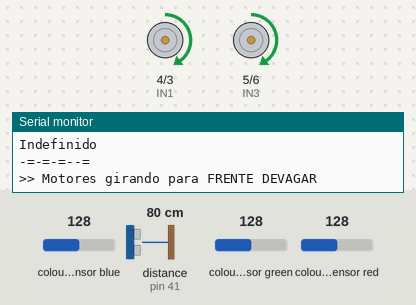
The sketch below on a simulated Arduino Mega 2560, built with avr-gcc and run on an emulated ATmega2560. On the bench: motor-driver pin pairs drawn as motors (green arrow = first pin HIGH = forward, orange = second pin HIGH = backward, longer = more drive, scaled by the enable pin), the last lines printed to the serial monitor. Wiring (inferred from the names in the program): ultrasonic range finder: trigger pin 39; echo pin 41; 2 × TCS3200 colour sensor: output pin 27, S2 pin 25, S3 pin 24, S0 pin 23, S1 pin 22 / output pin 49, S2 pin 53, S3 pin 52, S0 pin 51, S1 pin 50. Inputs (shaded band) come from the test bench; at power-on: distance to the obstacle (sensor on pin 41) 80 cm, colour sensor blue 128, colour sensor green 128, colour sensor red 128. The echo pulse lasts 58.3 µs per cm.

Above: at 1.2 s.
1.3 s: distance to the obstacle (sensor on pin 41) set to 18 cm
3.4 s: distance to the obstacle (sensor on pin 41) set to 14 cm
At 7.6 s:
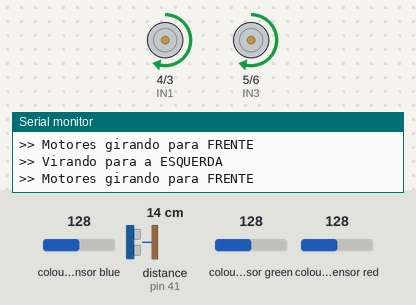
At 12.4 s:
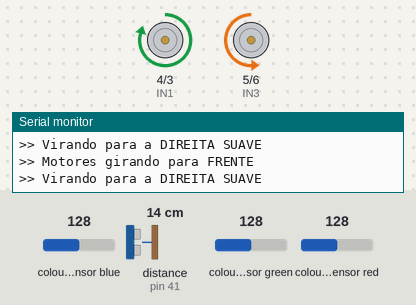
Timing chart, 0 to 16.0 s (numbered marks = the images above; inputs shaded):
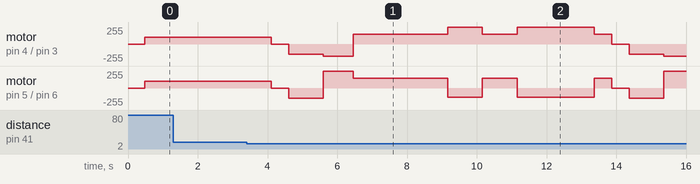

The sketch:

TentativaSGLcompacto.ino
```cpp
// === SENSOR DE COR ESQUERDO (TCS3200) ===
#define S0 23  // Controle de escala de frequência
#define S1 22
#define S2 25  // Seleção de filtro de cor
#define S3 24
#define OUT 27 // Saída do sensor

// === SENSOR DE COR DIREITO (TCS3200) ===
#define S00 51
#define S11 50
#define S22 53
#define S33 52
#define OUTT 49

// === MOTORES COM PONTE H (L298N) ===
// PWM motor esquerdo
#define ENA 2
#define IN1 4
#define IN2 3

// PWM motor direito
#define ENB 7
#define IN3 5
#define IN4 6

// Sensor ultrassonico:
#define echo 41
#define trig 39

// Variáveis globais para armazenar cores e distancia
String corE;
String corD;
int distancia;


void setup() {
  Serial.begin(9600);

  //Pinos do sensor ultrassonico
  pinMode(trig, OUTPUT);
  pinMode(echo, INPUT);

  // Pinos do sensor esquerdo
  pinMode(S0, OUTPUT);
  pinMode(S1, OUTPUT);
  pinMode(S2, OUTPUT);
  pinMode(S3, OUTPUT);
  pinMode(OUT, INPUT);

  // Pinos do sensor direito
  pinMode(S00, OUTPUT);
  pinMode(S11, OUTPUT);
  pinMode(S22, OUTPUT);
  pinMode(S33, OUTPUT);
  pinMode(OUTT, INPUT);

  // Pinos dos motores
  pinMode(ENA, OUTPUT);
  pinMode(IN1, OUTPUT);
  pinMode(IN2, OUTPUT);
  pinMode(ENB, OUTPUT);
  pinMode(IN3, OUTPUT);
  pinMode(IN4, OUTPUT);

  Serial.println("Sistema Iniciado: sensores de cor + motores...");

  // Configura sensores para 100% da frequência de saída
  digitalWrite(S0, HIGH);
  digitalWrite(S1, HIGH);
  digitalWrite(S00, HIGH);
  digitalWrite(S11, HIGH);
}

void loop() {
  distancia = detectaDistancia();
  if (distancia < 15){
    desviaObjetos();
  }
  else{
    leituraExibicao();   // Lê sensores e atualiza corE e corD
    seguidorDeLinha();   // Executa a lógica do seguidor de linha
  }
  delay(100);
}

// Função de leitura e exibição dos valores
void leituraExibicao() {
  // Sensor esquerdo
  int redE = readColor(S2, S3, OUT, LOW, LOW);
  int greenE = readColor(S2, S3, OUT, HIGH, HIGH);
  int blueE = readColor(S2, S3, OUT, LOW, HIGH);

  // Sensor direito
  int redD = readColor(S22, S33, OUTT, LOW, LOW);
  int greenD = readColor(S22, S33, OUTT, HIGH, HIGH);
  int blueD = readColor(S22, S33, OUTT, LOW, HIGH);

  // Identifica as cores detectadas
  corE = identificarCor(redE, greenE, blueE);
  corD = identificarCor(redD, greenD, blueD);

  // Exibe valores no monitor serial
  Serial.println(">> Cor detectada:");
  Serial.print("[ESQUERDA] R: "); Serial.print(redE);
  Serial.print(" | G: "); Serial.print(greenE);
  Serial.print(" | B: "); Serial.println(blueE);
  Serial.println(corE);
  Serial.println("-=-=-=--=");

  Serial.print("[DIREITA] R: "); Serial.print(redD);
  Serial.print(" | G: "); Serial.print(greenD);
  Serial.print(" | B: "); Serial.println(blueD);
  Serial.println(corD);
  Serial.println("-=-=-=--=");
}

// Função para ler cor do TCS3200
int readColor(int s2, int s3, int outPin, bool s2State, bool s3State) {
  digitalWrite(s2, s2State);
  digitalWrite(s3, s3State);
  delayMicroseconds(200); // Pequena pausa para estabilidade
  return pulseInLong(outPin, LOW, 20000); // timeout de 20ms
}

// Função para identificar cor
String identificarCor(int red, int green, int blue) {
  if (red <= 17 && green >= 19 && blue >= 15) {
    return "Vermelho";
  }
  else if (red >= 18 && green >= 16 && blue < 20) {
    return "Preto";
  }
  else if (blue <= green && green < red) {
    if (red < 10 && green < 10 && blue < 10) {
      return "Branco";
    }
    else {
      return "Verde";
    }
  }
  else if (red <= 13 && green <= 13 && blue < 10) {
    return "Branco";
  }
  else {
    return "Indefinido";
  }
}

//Função para detectar a distancia
int detectaDistancia(){
    // Envia um pulso de trigger
  digitalWrite(trig, LOW);
  delayMicroseconds(2);
  digitalWrite(trig, HIGH);
  delayMicroseconds(10);
  digitalWrite(trig, LOW);

  //mede o tempodos inal do eco
  long duracao = pulseIn(echo, HIGH, 30000);
  if (duracao == 0) return 999; // Sem leitura, assume longe

  int d = duracao / 58; // converte prwa cm

  Serial.print("Distância: ");
  Serial.print(d);
  Serial.println("cm");
  delay(400);
  return d;
}

//Função de desviar do objeto
void desviaObjetos(){
    parado();
    delay(500);
    motorTras();
    delay(1000);
    motorEsquerda();
    delay(860);
    motorFrente();
    delay(2700);
    motorDireitaSuave();
    delay(1000);
    motorFrente();
    delay(1000);
    motorDireitaSuave();
    delay(2200);
    motorFrente();
  }

// Função para seguir a linha
void seguidorDeLinha() {
  if (corE == "Preto" && corD == "Preto") {
    motorFrente();
  }

  else if (corE == "Preto" && corD == "Branco") {
    motorEsquerda();
  }

  else if (corE == "Branco" && corD == "Preto") {
    motorDireita();
  }

  else if (corE == "Branco" && corD == "Branco") {
    motorFrente();
  }

  else if (corE == "Verde" && corD != "Verde"){
    motorEsquerda();
    delay(100);
    leituraExibicao();
    if(corE == "Verde"){ //Verifica se realmente é verde ou se estava entre o preto e o branco
      giraVerdeEsquerda();
    }
    else{
      motorFrente();
    }
  }

  else if (corE != "Verde" && corD == "Verde"){
    motorDireita();
    delay(100);
    leituraExibicao();
    if(corD == "Verde"){
      giraVerdeDireita();
    }
    else{
      motorFrente();
    }

  }
  else if (corE == "Vermelho" && corD == "Vermelho") {
    parado();
    delay(7000);
  }
  else {
    motorFrenteDevagar();
  }
}

// === CONTROLE DOS MOTORES ===
void motorFrente() {
  digitalWrite(IN1, HIGH);
  digitalWrite(IN2, LOW);
  digitalWrite(IN3, HIGH);
  digitalWrite(IN4, LOW);
  analogWrite(ENA, 150);
  analogWrite(ENB, 150);
  Serial.println(">> Motores girando para FRENTE");
}

void motorFrenteDevagar() {
  digitalWrite(IN1, HIGH);
  digitalWrite(IN2, LOW);
  digitalWrite(IN3, HIGH);
  digitalWrite(IN4, LOW);
  analogWrite(ENA, 100);
  analogWrite(ENB, 100);
  delay(20);
  Serial.println(">> Motores girando para FRENTE DEVAGAR");
}

void motorEsquerda() {
  digitalWrite(IN1, LOW);
  digitalWrite(IN2, HIGH);
  digitalWrite(IN3, HIGH);
  digitalWrite(IN4, LOW);
  analogWrite(ENA, 180);
  analogWrite(ENB, 250);
  Serial.println(">> Virando para a ESQUERDA");
}

void motorDireita() {
  digitalWrite(IN1, HIGH);
  digitalWrite(IN2, LOW);
  digitalWrite(IN3, LOW);
  digitalWrite(IN4, HIGH);
  analogWrite(ENA, 250);
  analogWrite(ENB, 180);
  Serial.println(">> Virando para a DIREITA");
}

void motorDireitaSuave() {
  digitalWrite(IN1, HIGH);
  digitalWrite(IN2, LOW);
  digitalWrite(IN3, LOW);
  digitalWrite(IN4, HIGH);
  analogWrite(ENA, 250);
  analogWrite(ENB, 140);
  Serial.println(">> Virando para a DIREITA SUAVE");
}

void giraVerdeEsquerda(){
  motorFrente();
  delay(300); //Anda um pouco para frente para passar do verde
  motorEsquerda(); // gira pra esquerda, onde viu o verde
  while (corE != "Preto"){
    motorEsquerda();
    leituraExibicao();
  }
  parado();
  delay(100);
}

void giraVerdeDireita(){
  motorFrente();
  delay(300);
  motorDireita();
  while (corD != "Preto"){
    motorDireita();
    leituraExibicao();
  }
  parado();
  delay(100);
}

void motorTras() {
  digitalWrite(IN1, LOW);
  digitalWrite(IN2, HIGH);
  digitalWrite(IN3, LOW);
  digitalWrite(IN4, HIGH);
  analogWrite(ENA, 150);
  analogWrite(ENB, 150);
  Serial.println(">> Motores girando para FRENTE");
}

void parado(){
  digitalWrite(IN1, LOW);
  digitalWrite(IN2, LOW);
  digitalWrite(IN3, LOW);
  digitalWrite(IN4, LOW);
  analogWrite(ENA, 0);
  analogWrite(ENB, 0);
  Serial.println(">> Motores parados");
}
```

Measured:
- the behaviour switches between 16 and 15 cm on distance to the obstacle (sensor on pin 41) (found by bisection; images 0 and 1)
